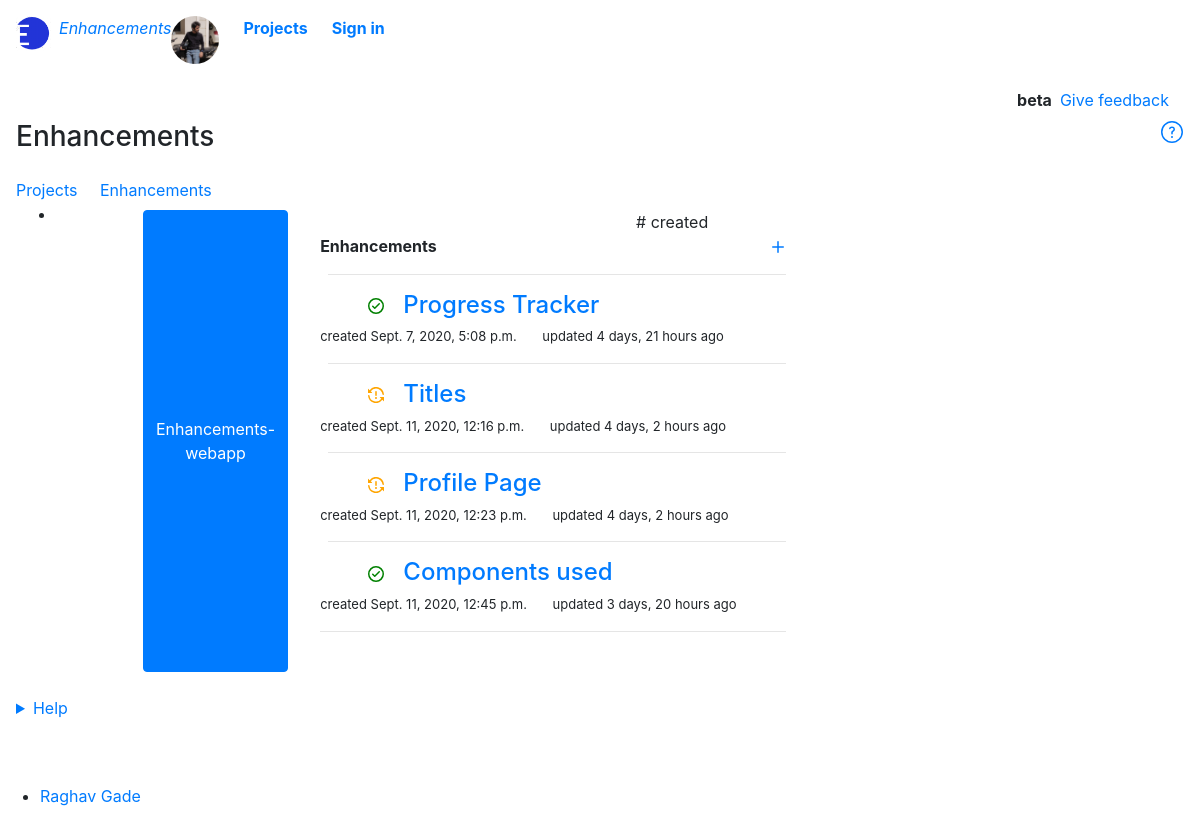
The page /features on the database as committed earlier.
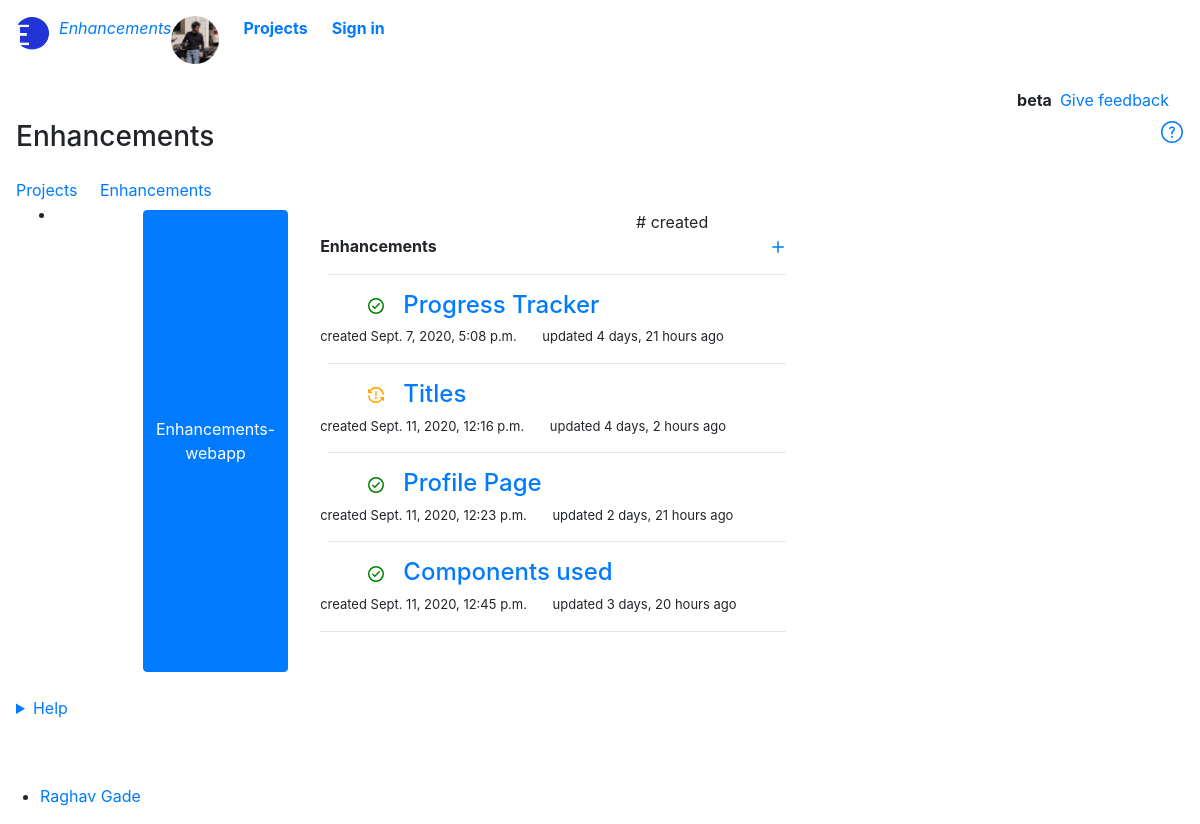
The same page on the database as committed later.
### base/models.py (models this page shows, shortened)
class Feature(models.Model):
    STATUS = (
        ('Working','Working'),
        ('Discarded','Discarded'),
        ('Completed','Completed'),
    )
    feature_id = models.ForeignKey(Project,null=False,on_delete=models.CASCADE)
    tracking_id = HashidAutoField(min_length=8,primary_key=True,alphabet="0123456789abcdefghijklmnopqrstuvwxyz",salt="Sakura says but she doesn't mean it bolte")
    feature_name = models.CharField(max_length=50,null=False,default='New Feature')
    feature_description = MDTextField()
    date_created = models.DateTimeField(auto_now_add=True)
    updated_at = models.DateTimeField(auto_now=True)
    status = models.CharField(max_length=20,null=False,choices=STATUS,default="Queued")

### base/views.py (the view)
# urls.py: path('features', views.features, name="features"),
def features(request):
    projects = Project.objects.all()
    features = Feature.objects.all()
    context ={
        'projects' : projects,
        'features' : features,
    }
    return render(request,'base/features.html',context)

### base/templates/base/features.html (shortened to what the changed rows need)
{% extends 'base/main.html' %}
{% load static %}
{% load humanize %}
  {% block content%}
    <main class="container-lg px-3 pb-4">
        <div id="feature-list">
          <div class="Box Box--spacious f4 mt-2">
            <ul style=" height: 40%; overflow: hidden; overflow-y: scroll;">
            {% for project in projects  %}
            {% if project.features is True %}
            <li class="Box-row Box-row--hover-gray p-0 mt-0">
                <div class="ml-2 p-2 col-12">
                  <div class="col-12 clearfix">
                    <div class="col-6 pl-2 min-width-0 float-left">
                        <div class="d-flex  flex-items-start pl-5">
                            <button class="btn btn-primary" style="pointer-events: none;">{{ project.project_title }}</button>
                            <div class="Popover position-relative">
                                <div class="Popover-message Popover-message--left-top p-4 ml-2 Box box-shadow-large" style="width: max-content;" >
                                  <b>Enhancements</b>
                                       <a href="{% url 'newfeature' %}"><svg xmlns="http://www.w3.org/2000/svg" viewBox="0 0 16 16" width="16" height="16"><path fill-rule="evenodd" d="M8 2a.75.75 0 01.75.75v4.5h4.5a.75.75 0 010 1.5h-4.5v4.5a.75.75 0 01-1.5 0v-4.5h-4.5a.75.75 0 010-1.5h4.5v-4.5A.75.75 0 018 2z"></path></svg></a>
                                    <br>
                                    {% for feature in features %}
                                        {% if feature.feature_id.project_id == project.project_id %}
                                        <h4 class="mb-2 pl-2">
                                        <hr>
                                        <ul >
                                        {% if request.user.is_authenticated %}
                                            {% if feature.status == "Working" %}
                                            <svg id="working" xmlns="http://www.w3.org/2000/svg" viewBox="0 0 16 16" width="16" height="16"><path fill-rule="evenodd" d="M8 1.5a6.491 6.491 0 00-5.285 2.715l1.358 1.358A.25.25 0 013.896 6H.25A.25.25 0 010 5.75V2.104a.25.25 0 01.427-.177l1.216 1.216a8 8 0 0114.315 4.03.748.748 0 01-.668.83.75.75 0 01-.824-.676A6.501 6.501 0 008 1.5zM.712 8.004a.75.75 0 01.822.67 6.501 6.501 0 0011.751 3.111l-1.358-1.358a.25.25 0 01.177-.427h3.646a.25.25 0 01.25.25v3.646a.25.25 0 01-.427.177l-1.216-1.216A8 8 0 01.042 8.827a.75.75 0 01.67-.823zM9 11a1 1 0 11-2 0 1 1 0 012 0zm-.25-6.25a.75.75 0 00-1.5 0v3.5a.75.75 0 001.5 0v-3.5z"></path></svg>
                                            {% elif feature.status == "Completed" %}
                                            <svg id="completed" xmlns="http://www.w3.org/2000/svg" viewBox="0 0 16 16" width="16" height="16"><path fill-rule="evenodd" d="M1.5 8a6.5 6.5 0 1113 0 6.5 6.5 0 01-13 0zM0 8a8 8 0 1116 0A8 8 0 010 8zm11.78-1.72a.75.75 0 00-1.06-1.06L6.75 9.19 5.28 7.72a.75.75 0 00-1.06 1.06l2 2a.75.75 0 001.06 0l4.5-4.5z"></path></svg>
                                            {% elif feature.status == "Discarded" %}
                                            <svg id="queued" xmlns="http://www.w3.org/2000/svg" viewBox="0 0 16 16" width="16" height="16"><path fill-rule="evenodd" d="M8 1.5a6.5 6.5 0 100 13 6.5 6.5 0 000-13zM0 8a8 8 0 1116 0A8 8 0 010 8zm9 3a1 1 0 11-2 0 1 1 0 012 0zm-.25-6.25a.75.75 0 00-1.5 0v3.5a.75.75 0 001.5 0v-3.5z"></path></svg>
                                            {% endif %}
                                        &nbsp;
                                        <a class="link-gray-dark no-underline v-align-middle h4" href="{% url 'specificfeature' feature.tracking_id %}">{{feature.feature_name}}</a>
                                        {% else %}
                                            {% if feature.status == "Working" %}
                                            <svg id="working" xmlns="http://www.w3.org/2000/svg" viewBox="0 0 16 16" width="16" height="16"><path fill-rule="evenodd" d="M8 1.5a6.491 6.491 0 00-5.285 2.715l1.358 1.358A.25.25 0 013.896 6H.25A.25.25 0 010 5.75V2.104a.25.25 0 01.427-.177l1.216 1.216a8 8 0 0114.315 4.03.748.748 0 01-.668.83.75.75 0 01-.824-.676A6.501 6.501 0 008 1.5zM.712 8.004a.75.75 0 01.822.67 6.501 6.501 0 0011.751 3.111l-1.358-1.358a.25.25 0 01.177-.427h3.646a.25.25 0 01.25.25v3.646a.25.25 0 01-.427.177l-1.216-1.216A8 8 0 01.042 8.827a.75.75 0 01.67-.823zM9 11a1 1 0 11-2 0 1 1 0 012 0zm-.25-6.25a.75.75 0 00-1.5 0v3.5a.75.75 0 001.5 0v-3.5z"></path></svg>
                                            {% elif feature.status == "Completed" %}
                                            <svg id="completed" xmlns="http://www.w3.org/2000/svg" viewBox="0 0 16 16" width="16" height="16"><path fill-rule="evenodd" d="M1.5 8a6.5 6.5 0 1113 0 6.5 6.5 0 01-13 0zM0 8a8 8 0 1116 0A8 8 0 010 8zm11.78-1.72a.75.75 0 00-1.06-1.06L6.75 9.19 5.28 7.72a.75.75 0 00-1.06 1.06l2 2a.75.75 0 001.06 0l4.5-4.5z"></path></svg>
                                            {% elif feature.status == "Discarded" %}
                                            <svg id="queued" xmlns="http://www.w3.org/2000/svg" viewBox="0 0 16 16" width="16" height="16"><path fill-rule="evenodd" d="M8 1.5a6.5 6.5 0 100 13 6.5 6.5 0 000-13zM0 8a8 8 0 1116 0A8 8 0 010 8zm9 3a1 1 0 11-2 0 1 1 0 012 0zm-.25-6.25a.75.75 0 00-1.5 0v3.5a.75.75 0 001.5 0v-3.5z"></path></svg>
                                            {% endif %}
                                        <a class="link-gray-dark no-underline v-align-middle h4" href="{% url 'specificfeature' feature.tracking_id %}">{{feature.feature_name}}</a>
                                        {% endif %}
                                            </ul>
                                        </h4>
                                        <p style="font-size: small;">
                                        created <relative-time datetime="2020-08-25T06:16:01Z" class="no-wrap">{{feature.date_created}}</relative-time>
                                        &nbsp;&nbsp;&nbsp;&nbsp;&nbsp;
                                        updated <relative-time datetime="2020-08-25T06:31:06" class="no-wrap">{{feature.updated_at|naturaltime}}</relative-time>
                                        </p>
                                        {% endif %}
                                    {% endfor %}
                                    <hr>
                                </div>
                            </div>
                        </div>
                  </div>
                  <div class="col-12 clearfix">
                    <div class="col-6 pl-2 text-small text-gray float-left">
                      #{{feature.feature_id}} <b> {{feature.feature_status}} </b>
                      created <relative-time datetime="2020-08-25T06:16:01Z" class="no-wrap">{{feature.date_created}}</relative-time>
                    </div>
                  </div>
                </div>
              </li>
              {% endif %}
              {% endfor %}
      </ul>
          </div>
          <br>
    </main>
  {% endblock %}

Rows that differ between the two databases and show on the page:
changed Feature "Profile Page": status "Working" → "Completed" (drawn); updated_at "4 days, 2 hours ago" → "2 days, 21 hours ago"
